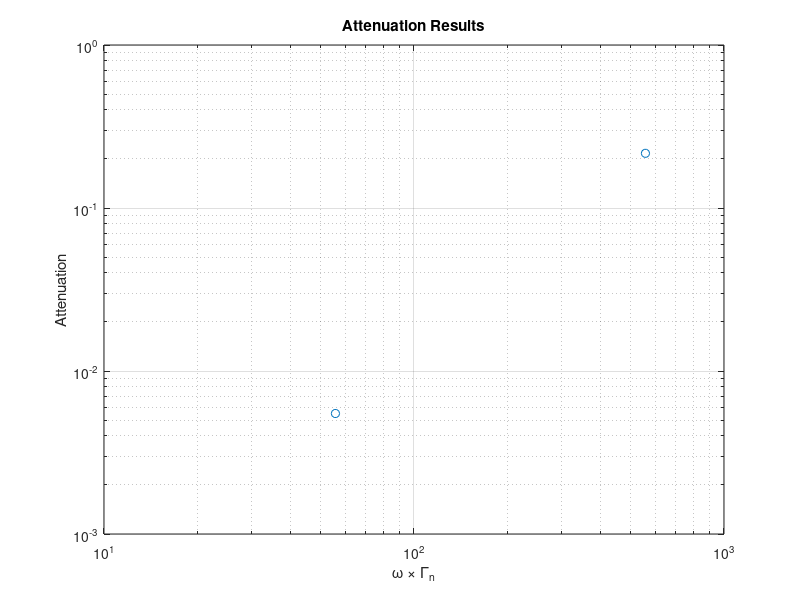

This figure's MATLAB source:
% Load data from test.txt
data = dlmread('attenuation_data.txt', ',');

% Extract columns
frequency = data(:, 1);
attenuation = data(:, 2);
kn = data(:, 3);
kt = data(:, 4);
gamma_n = data(:, 5);
gamma_t = data(:, 6);

% Calculate angular frequency
angular_frequency = 2 * pi * frequency;

% Calculate the product of angular frequency and gamma_n
angular_freq_times_gamma_n = angular_frequency .* gamma_n;

% Plot the log-log plot
loglog(angular_freq_times_gamma_n, attenuation, 'o');
xlabel('\omega \times \Gamma_n');
ylabel('Attenuation');
title('Attenuation Results');
grid on;
